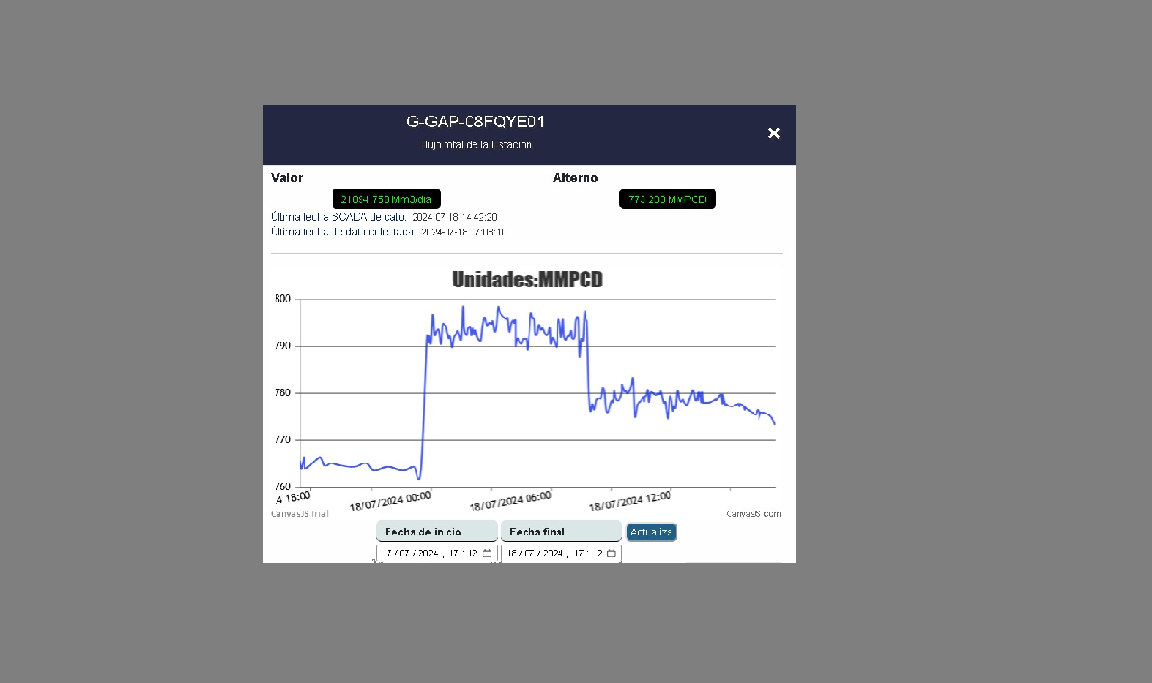
#> input picture cuadro.png, 1152 x 683 px
$ python prueba2.py
#> lines starting #> are read from the running program, lines starting #| are printed output that depends on the picture; after the words box and inside, x2 and y2 are one past the last pixel; in counts of white or black regions, pixels touching at a corner belong together
import cv2
import numpy as np

# Lee la imagen
imagen = cv2.imread('cuadro.png')
#> imagen is the input picture: shape (683, 1152, 3); mean B, G, R 155.6, 154.1, 153.6
if imagen is None:
    print("Error: No se puede abrir o leer el archivo de imagen. Verifica la ruta y el nombre del archivo.")
else:
    # Transforma el blanco en azul
    # Define el rango de color blanco
    rango_blanco_min = np.array([200, 200, 200], dtype="uint8")
    rango_blanco_max = np.array([255, 255, 255], dtype="uint8")

    # Crea una máscara para los píxeles blancos
    mascara_blanca = cv2.inRange(imagen, rango_blanco_min, rango_blanco_max)
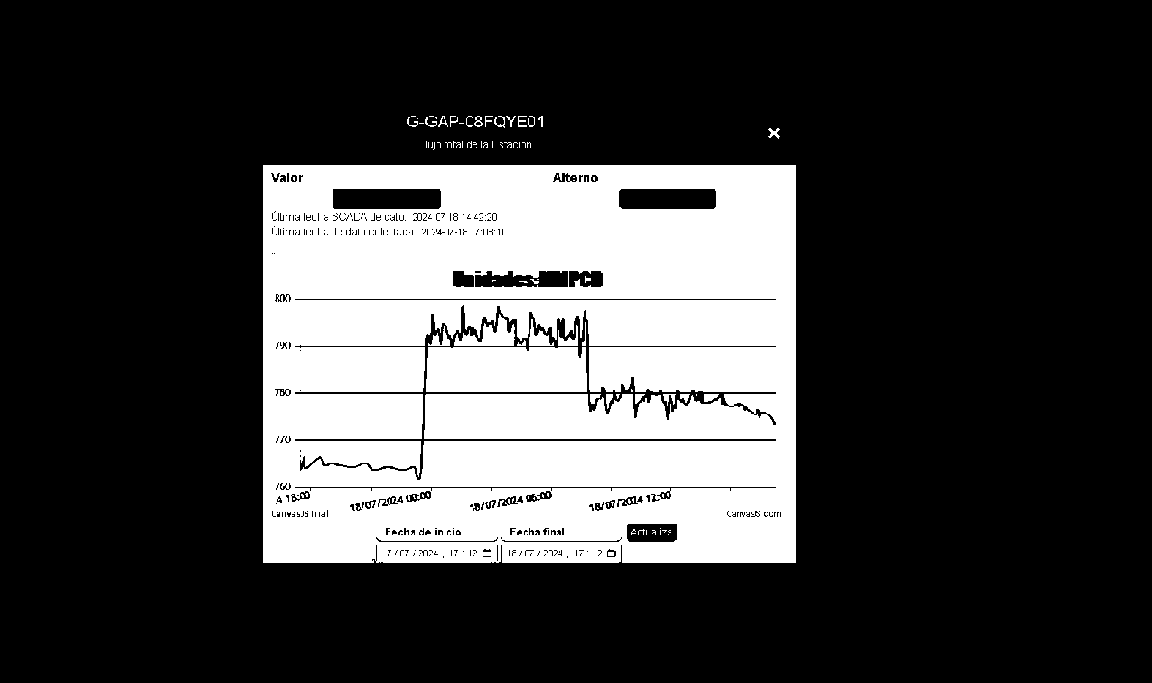
#> mascara_blanca: shape (683, 1152); 24.8% white; 103 white regions (72 under 20 px), largest, box (x1, y1, x2, y2) and area: (263, 165, 796, 563) 185133, (426, 347, 587, 392) 7123, (454, 314, 515, 346) 902

    # Cambia el color blanco a azul en la imagen
    imagen[mascara_blanca > 0] = [255, 0, 0]  # Azul en BGR
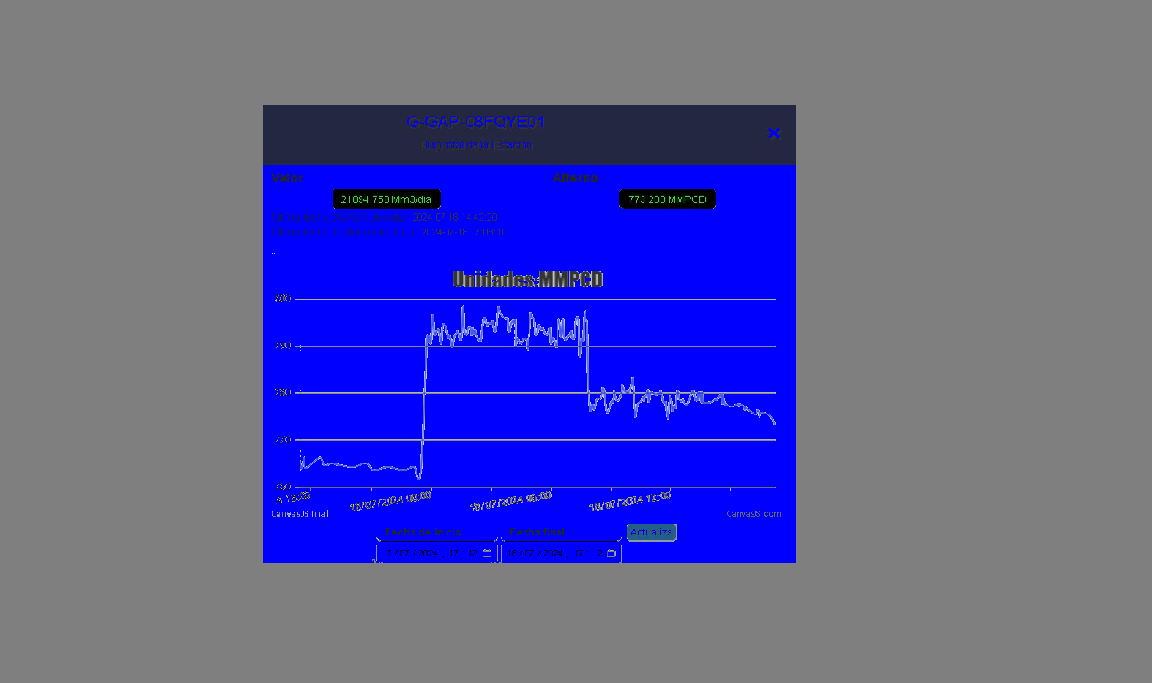
#> imagen: shape (683, 1152, 3); mean B, G, R 156, 91.2, 90.9

    # Convierte la imagen a escala de grises
    gray = cv2.cvtColor(imagen, cv2.COLOR_BGR2GRAY)
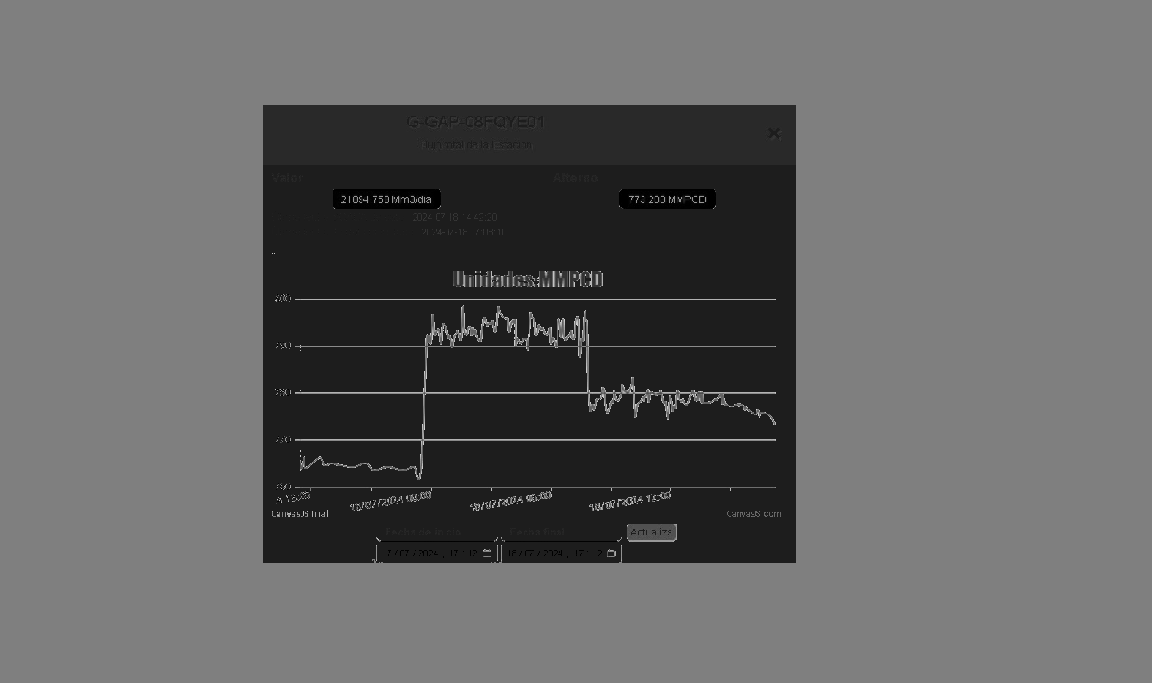
#> gray: shape (683, 1152); min 0, max 214, mean 98.5

    # Aplica un umbral para convertir la imagen a binaria
    _, th = cv2.threshold(gray, 50, 255, cv2.THRESH_BINARY)
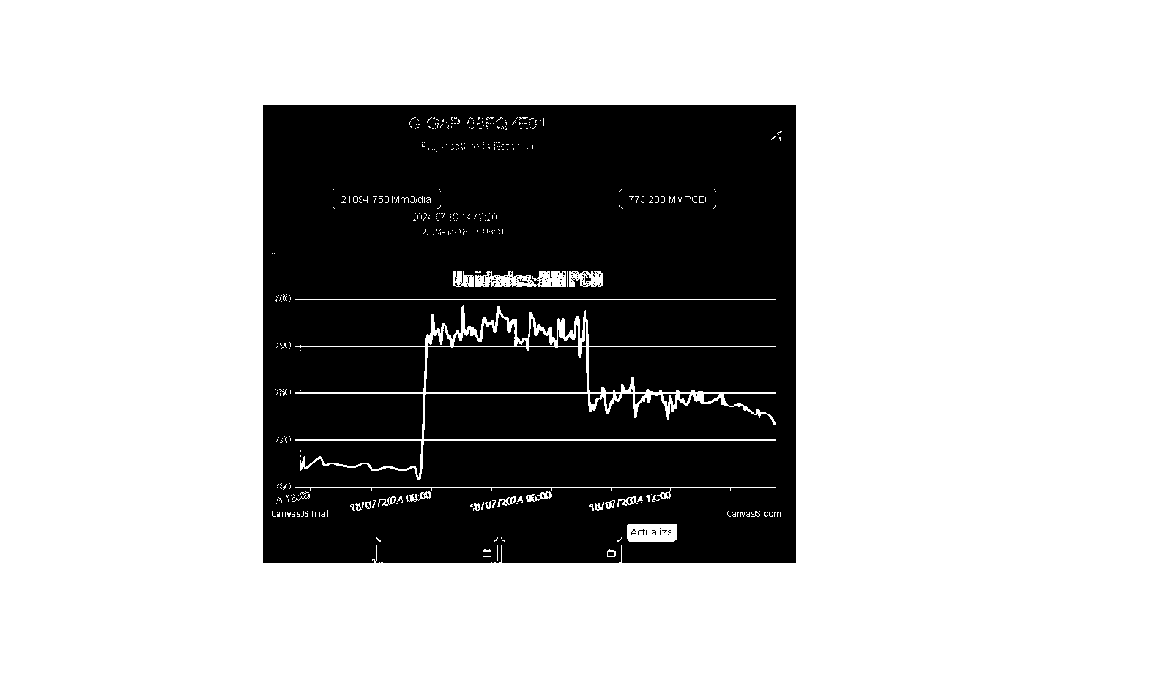
#> th: shape (683, 1152); 70.5% white; 103 black regions (87 under 20 px)

    # Encuentra contornos en la imagen binaria
    contornos, hierarchy = cv2.findContours(th, cv2.RETR_LIST, cv2.CHAIN_APPROX_SIMPLE)
#> contornos = 541 contours, 503 with area under 20; largest, box (x1, y1, x2, y2) and area: (0, 0, 1152, 683) 784982, (262, 104, 797, 564) 245086, (295, 305, 776, 480) 13365, (425, 346, 588, 393) 7338, (453, 313, 516, 347) 1016

    print('hierarchy=', hierarchy)
#> (printed output is left out)

    # Dibuja todos los contornos en la imagen original
    for i in range(len(contornos)):
        area = cv2.contourArea(contornos[i])
        if area > 3000:
            cv2.drawContours(imagen, contornos, i, (0, 255, 0), 3)
#> this loop made 541 passes
#> area on passes 2, 3, 26: 33, 46.5, 20
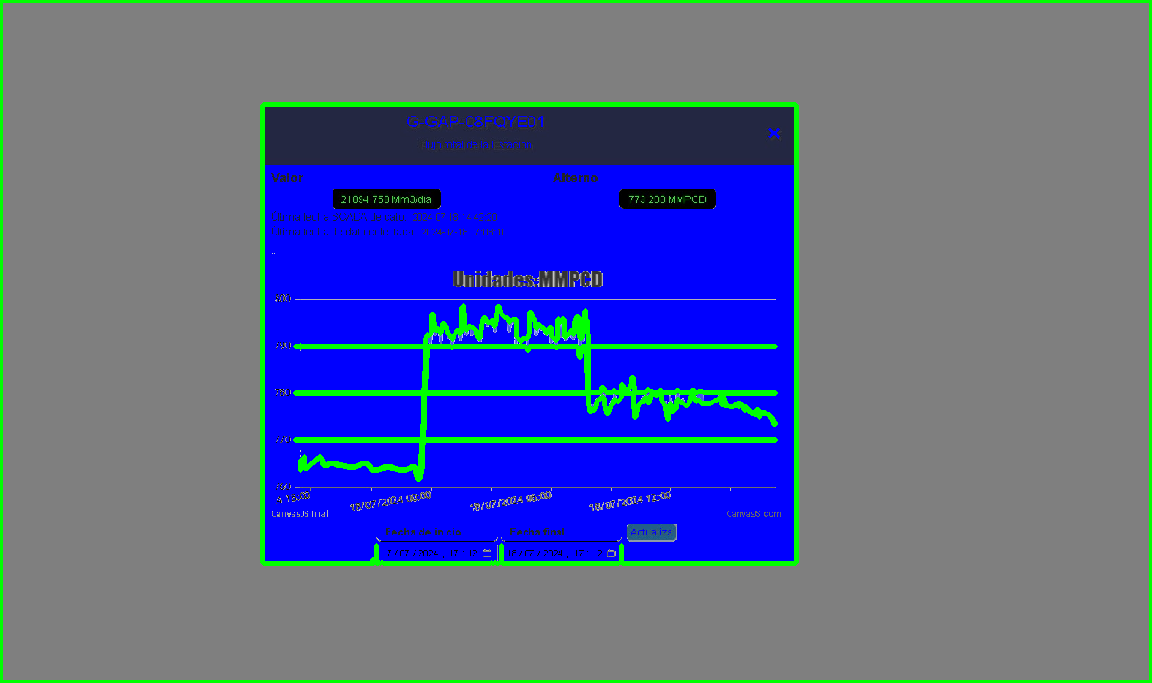
#> imagen: shape (683, 1152, 3); 4.51% of pixels changed, all inside (x1, y1, x2, y2) = (0, 0, 1152, 683)

    # Muestra la imagen con el blanco transformado a azul
    cv2.imshow('Imagen con blanco transformado a azul', imagen)

    # Muestra la imagen en escala de grises
    cv2.imshow('Imagen en escala de grises', gray)

    # Muestra la imagen binaria
    cv2.imshow('Imagen binaria', th)

    # Muestra la imagen original con todos los contornos dibujados
    cv2.imshow('Imagen con contornos', imagen)

    # Espera hasta que se presione una tecla
    cv2.waitKey(0)
    cv2.destroyAllWindows()
